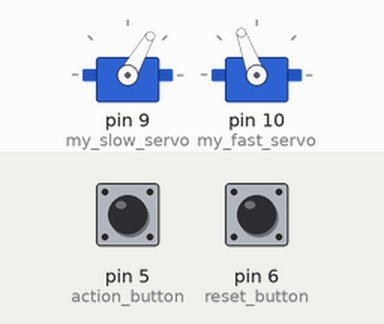
Simulated run of this sketch. Board: Arduino Uno, built with avr-gcc and run on an emulated ATmega328P. On the bench: 2 × servo. Inputs (shaded band) come from the test bench; at power-on: pin 5 (action_button) LOW, pin 6 (reset_button) LOW.

Above: at 1.2 s.
1.3 s: pin 5 (action_button) pulled HIGH for 0.15 s
At 1.8 s:
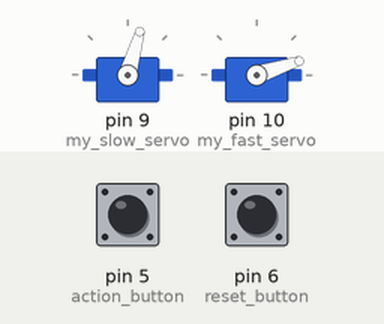
4.4 s: pin 6 (reset_button) pulled HIGH for 0.15 s
7.5 s: pin 5 (action_button) pulled HIGH for 1 s
At 11.0 s:
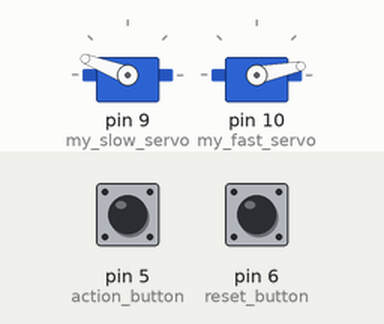
11.5 s: pin 6 (reset_button) pulled HIGH for 1 s
At 15.3 s:
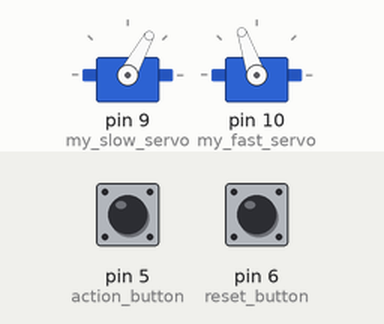
15.5 s: pin 5 (action_button) driven HIGH and pin 6 (reset_button) driven HIGH
At 16.3 s:
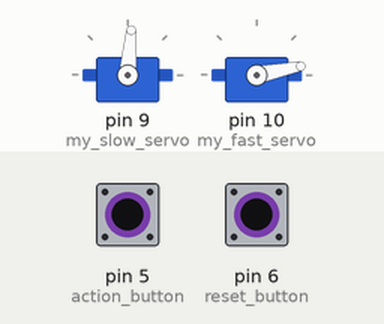
Timing chart, 0 to 69.0 s (numbered marks = the images above; inputs shaded):
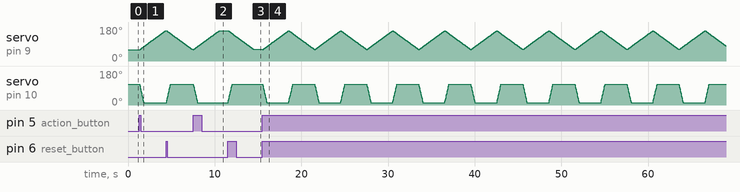

The sketch:

dc_motor_control_v2.ino
```cpp
#include <Servo.h>

Servo my_slow_servo;
Servo my_fast_servo;

const int offset_slow = 60;
const int offset_fast = 110;

int pos_slow = 0 + offset_slow;
int pos_fast = 0 + offset_fast;

const int slow_period = 30;
const int fast_period = 5;

const int action_button = 5;
const int reset_button = 6;

void setup() {
  my_slow_servo.attach(9);
  my_fast_servo.attach(10);

  my_slow_servo.write(offset_slow);
  my_fast_servo.write(offset_fast);
}

void loop() {
  if (digitalRead(action_button) == HIGH){
    fast_open_slow_close();
  }

  if (digitalRead(reset_button) == HIGH){
    fast_close_slow_open();
  }
}

void fast_open_slow_close(){
  unsigned long start_fast_timer = millis();
  unsigned long start_slow_timer = millis();

  boolean fast_done = false;
  boolean slow_done = false;

  while (!fast_done or !slow_done){
    if (pos_fast > offset_fast - 100){
      unsigned long current_fast_timer = millis();
      if (current_fast_timer - start_fast_timer >= fast_period){
        my_fast_servo.write(pos_fast);
        start_fast_timer = current_fast_timer;
        --pos_fast;
      }
    } else{
      fast_done = true;
    }

    if (pos_slow < 100 + offset_slow){
      unsigned long current_slow_timer = millis();
      if (current_slow_timer - start_slow_timer >= slow_period){
        my_slow_servo.write(pos_slow);
        start_slow_timer = current_slow_timer;
        ++pos_slow;
      }
    } else{
      slow_done = true;
    }
  }
}

void fast_close_slow_open(){
  unsigned long start_fast_timer = millis();
  unsigned long start_slow_timer = millis();

  boolean fast_done = false;
  boolean slow_done = false;

  while (!fast_done or !slow_done){
    if (pos_fast < offset_fast){
      unsigned long current_fast_timer = millis();
      if (current_fast_timer - start_fast_timer >= fast_period){
        my_fast_servo.write(pos_fast);
        start_fast_timer = current_fast_timer;
        ++pos_fast;
      }
  } else{
    fast_done = true;
  }

  if (pos_slow > offset_slow){
      unsigned long current_slow_timer = millis();
      if (current_slow_timer - start_slow_timer >= slow_period){
        my_slow_servo.write(pos_slow);
        start_slow_timer = current_slow_timer;
        --pos_slow;
      }
    } else{
      slow_done = true;
    }
  }
}
```

Measured:
- after the input at 1.3 s, servo on pin 9 (my_slow_servo): moves from 60° to 159° over 2.9 s, starting after 0.09 s; servo on pin 10 (my_fast_servo): moves from 110° to 11° over 0.45 s, starting after 0.05 s
- after the input at 4.4 s, servo on pin 10 (my_fast_servo): moves from 11° to 109° over 0.46 s, starting at once
- after the input at 7.5 s, servo on pin 10 (my_fast_servo): moves from 109° to 11° over 0.47 s, starting at once
- after the input at 11.5 s, servo on pin 10 (my_fast_servo): moves from 11° to 109° over 0.46 s, starting at once
